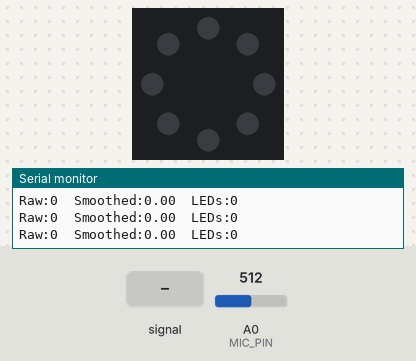
The sketch below on a simulated ESP8266 (NodeMCU). Parts: 8 RGB LEDs in a ring, first at the top, clockwise, the last lines printed to the serial monitor. The test bench sets the inputs (shaded band); at power-on: A0 (MIC_PIN) = 512 (analog values on the 0–1023 scale). Dim RGB values are drawn brighter than linear.

Above: at 1.2 s.
1.3 s: A0 (MIC_PIN) fed a 200 Hz sine of ±255 counts around its level
At 2.5 s:
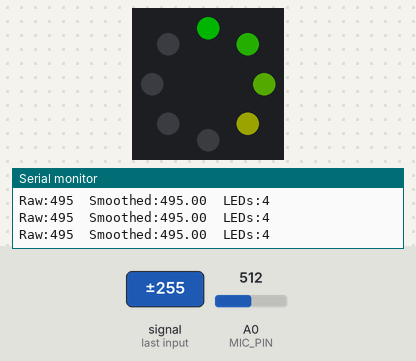
2.9 s: A0 (MIC_PIN) set to 810
At 2.92 s:
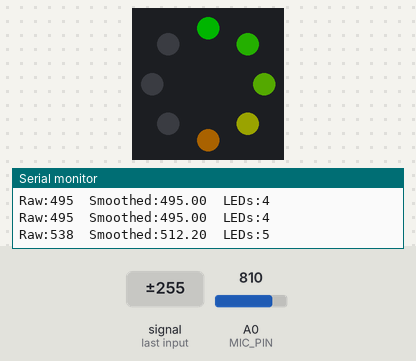
4.4 s: A0 (MIC_PIN) set to 190
At 4.42 s:
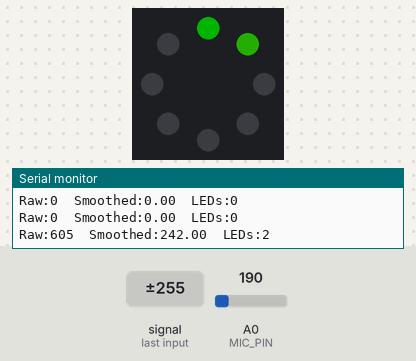
Timing chart, 0 to 7.4 s (numbered marks = the images above; inputs shaded):
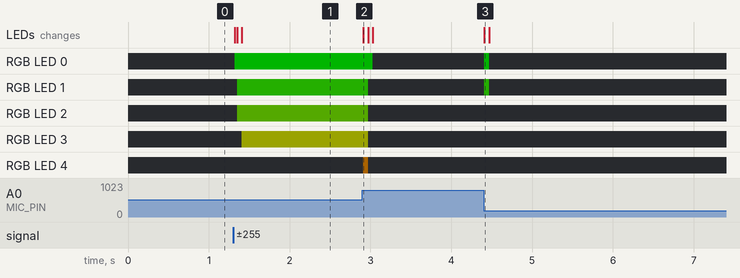

Measured:
- after the input at 1.3 s, RGB LED 0: off → RGB(0, 63, 0) at once; RGB LED 1: off → RGB(11, 54, 0) after 0.05 s; RGB LED 2: off → RGB(22, 44, 0) after 0.05 s; RGB LED 3: off → RGB(34, 36, 0) after 0.11 s; the LEDs: first change at once (image 1 shows a later state)
- after the input at 2.9 s, RGB LED 0: RGB(0, 63, 0) → off after 0.13 s; RGB LED 1: RGB(11, 54, 0) → off after 0.07 s; RGB LED 2: RGB(22, 44, 0) → off after 0.07 s; RGB LED 3: RGB(34, 36, 0) → off after 0.07 s; RGB LED 4: off → RGB(45, 26, 0) at once, → off 0.06 s later; the LEDs: change at once (image 2)
- after the input at 4.4 s, RGB LED 0: off → RGB(0, 63, 0) at once, → off 0.06 s later; RGB LED 1: off → RGB(11, 54, 0) at once, → off 0.06 s later; the LEDs: change at once (image 3)

The sketch:

led-bracelet.ino
```cpp
#include <Adafruit_NeoPixel.h>


#define MIC_PIN A0

#define LED_PIN D1

#define NUM_LEDS 8


#define SAMPLE_WINDOW 30

#define NOISE_FLOOR 15

#define SMOOTHING 0.40f


Adafruit_NeoPixel ring(

  NUM_LEDS,

  LED_PIN,

  NEO_GRB + NEO_KHZ800

);


float smoothedLevel = 0.0f;


void setup() {

  Serial.begin(115200);

  analogReadResolution(10);


  pinMode(MIC_PIN, INPUT);


  ring.begin();

  ring.setBrightness(80);

  ring.clear();

  ring.show();

}


void loop() {

  unsigned long start = millis();


  int minVal = 1023;

  int maxVal = 0;


  while (millis() - start < SAMPLE_WINDOW) {

    int sample = analogRead(MIC_PIN);


    if (sample > maxVal) {

      maxVal = sample;

    }


    if (sample < minVal) {

      minVal = sample;

    }

  }


  int peakToPeak =

    max(0, (maxVal - minVal) - NOISE_FLOOR);


  smoothedLevel =

    smoothedLevel * (1.0f - SMOOTHING) +

    peakToPeak * SMOOTHING;


  // Convert the sound level into eight fixed ranges.

  int litLEDs = 0;


  if (smoothedLevel > 100) litLEDs = 1;

  if (smoothedLevel > 200) litLEDs = 2;

  if (smoothedLevel > 300) litLEDs = 3;

  if (smoothedLevel > 400) litLEDs = 4;

  if (smoothedLevel > 500) litLEDs = 5;

  if (smoothedLevel > 600) litLEDs = 6;

  if (smoothedLevel > 700) litLEDs = 7;

  if (smoothedLevel > 800) litLEDs = 8;


  ring.clear();


  for (int i = 0; i < litLEDs; i++) {

    float t = (float)i / (NUM_LEDS - 1);


    uint8_t red =

      (uint8_t)(t * 255);


    uint8_t green =

      (uint8_t)((1.0f - t) * 200);


    ring.setPixelColor(

      i,

      ring.Color(red, green, 0)

    );

  }


  ring.show();


  Serial.print("Raw:");

  Serial.print(peakToPeak);


  Serial.print("\tSmoothed:");

  Serial.print(smoothedLevel);


  Serial.print("\tLEDs:");

  Serial.println(litLEDs);

}
```
